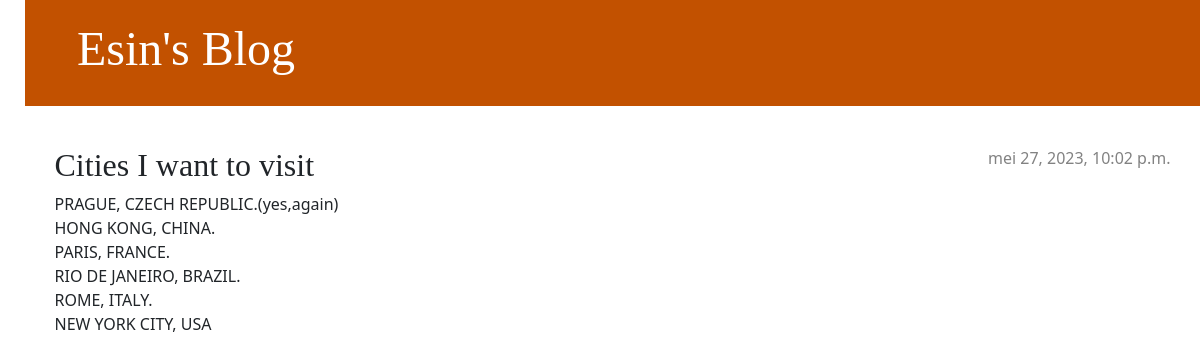
The app's page /post/4/ with its own data.
### blog/models.py (models this page shows, shortened)
class Post(models.Model):
    author = models.ForeignKey(settings.AUTH_USER_MODEL, on_delete=models.CASCADE)
    title = models.CharField(max_length=200)
    text = models.TextField()
    foto = models.ImageField(upload_to='post_images/')
    created_date = models.DateTimeField(default=timezone.now)
    published_date = models.DateTimeField(blank=True, null=True)

### blog/views.py (the view)
# urls.py: path('post/<int:pk>/', views.post_detail, name='post_detail'),
def post_detail(request, pk):
    post = get_object_or_404(Post, pk=pk)
    return render(request, 'blog/post_detail.html', {'post': post})

### blog/templates/blog/post_detail.html (shortened to what this page needs)
{% extends 'blog/base.html' %}
{% block content %}
<article class="post">
    {% if post.published_date %}
        <time class="date">
            {{ post.published_date }}
        </time>
    {% endif %}
    <h2>{{ post.title }}</h2>
    <p>{{ post.text|linebreaksbr }}</p>
</article>
{% endblock %}

### blog/static/css/blog.css (style rules this page uses)
body { padding-left: 25px; }
h1, h2, h3, h4 { font-family: 'Lobster', cursive; }
.date { color: #828282; }
.post { margin-bottom: 70px; }
.post > .date, .post > .actions { float: right; }

### records on screen
Post: published_date "mei 27, 2023, 10:02 p.m.", title "Cities I want to visit", text "PRAGUE, CZECH REPUBLIC.(yes,again) HONG KONG, CHINA. PARIS, FRANCE. RIO DE JANEIRO, BRAZIL. ROME, ITALY. NEW YORK CITY, USA"
